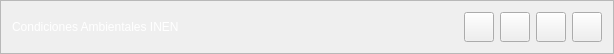
     <widget class="QFrame" name="frame_top">
      <property name="maximumSize">
       <size>
        <width>16777215</width>
        <height>50</height>
       </size>
      </property>
      <property name="styleSheet">
       <string notr="true"/>
      </property>
      <property name="frameShape">
       <enum>QFrame::StyledPanel</enum>
      </property>
      <property name="frameShadow">
       <enum>QFrame::Raised</enum>
      </property>
      <layout class="QHBoxLayout" name="horizontalLayout">
       <item>
        <widget class="QLabel" name="titulol">
         <property name="styleSheet">
          <string notr="true">font: 87 10pt &quot;Arial &quot;;
color: rgb(255, 255, 255);</string>
         </property>
         <property name="text">
          <string>Condiciones Ambientales INEN</string>
         </property>
        </widget>
       </item>
       <item>
        <spacer name="horizontalSpacer">
         <property name="orientation">
          <enum>Qt::Horizontal</enum>
         </property>
         <property name="sizeHint" stdset="0">
          <size>
           <width>279</width>
           <height>20</height>
          </size>
         </property>
        </spacer>
       </item>
       <item>
        <widget class="QPushButton" name="bt_minimizar">
         <property name="minimumSize">
          <size>
           <width>30</width>
           <height>30</height>
          </size>
         </property>
         <property name="maximumSize">
          <size>
           <width>30</width>
           <height>30</height>
          </size>
         </property>
         <property name="text">
          <string/>
         </property>
         <property name="icon">
          <iconset>
           <normaloff>icons/minus.svg</normaloff>icons/minus.svg</iconset>
         </property>
         <property name="iconSize">
          <size>
           <width>25</width>
           <height>25</height>
          </size>
         </property>
        </widget>
       </item>
       <item>
        <widget class="QPushButton" name="bt_normal">
         <property name="minimumSize">
          <size>
           <width>30</width>
           <height>30</height>
          </size>
         </property>
         <property name="maximumSize">
          <size>
           <width>30</width>
           <height>30</height>
          </size>
         </property>
         <property name="text">
          <string/>
         </property>
         <property name="icon">
          <iconset>
           <normaloff>icons/minimize-2.svg</normaloff>icons/minimize-2.svg</iconset>
         </property>
         <property name="iconSize">
          <size>
           <width>25</width>
           <height>25</height>
          </size>
         </property>
        </widget>
       </item>
       <item>
        <widget class="QPushButton" name="bt_maximizar">
         <property name="minimumSize">
          <size>
           <width>30</width>
           <height>30</height>
          </size>
         </property>
         <property name="maximumSize">
          <size>
           <width>30</width>
           <height>30</height>
          </size>
         </property>
         <property name="text">
          <string/>
         </property>
         <property name="icon">
          <iconset>
           <normaloff>icons/maximize-2.svg</normaloff>icons/maximize-2.svg</iconset>
         </property>
         <property name="iconSize">
          <size>
           <width>25</width>
           <height>25</height>
          </size>
         </property>
        </widget>
       </item>
       <item>
        <widget class="QPushButton" name="bt_cerrar">
         <property name="minimumSize">
          <size>
           <width>30</width>
           <height>30</height>
          </size>
         </property>
         <property name="maximumSize">
          <size>
           <width>30</width>
           <height>30</height>
          </size>
         </property>
         <property name="text">
          <string/>
         </property>
         <property name="icon">
          <iconset>
           <normaloff>icons/x.svg</normaloff>icons/x.svg</iconset>
         </property>
         <property name="iconSize">
          <size>
           <width>25</width>
           <height>25</height>
          </size>
         </property>
        </widget>
       </item>
      </layout>
     </widget>
